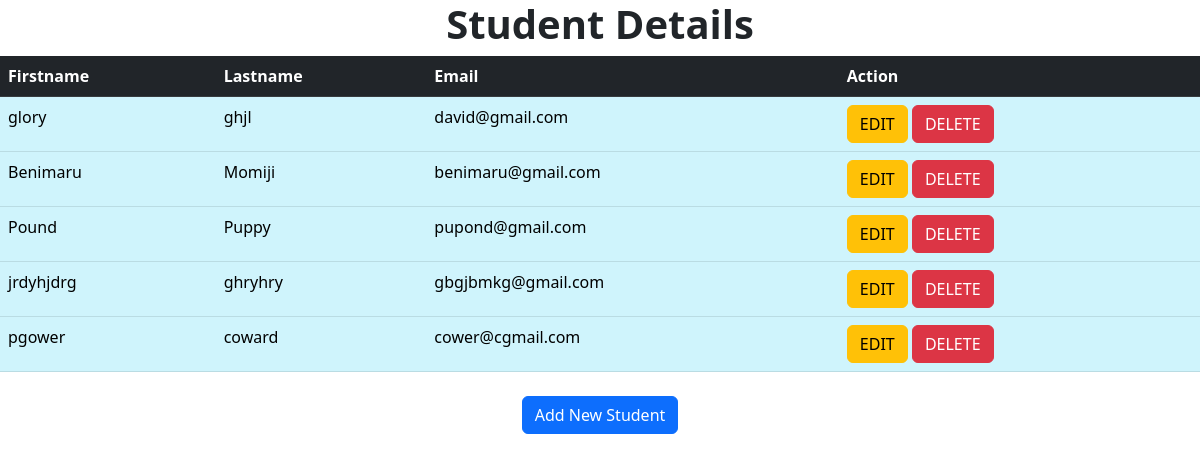
The page /show on the database its author committed.
### crudproject1/models.py (models this page shows)
class Student(models.Model):
    firstname = models.CharField(max_length=200)
    lastname = models.CharField(max_length=200)
    email = models.EmailField()

### crudproject1/views.py (the view)
# urls.py: path('show', views.show),
def show(request):
    students = Student.objects.all()
    return render(request, 'show.html', {'students': students})

### templates/show.html (shortened to what this page needs)
<!doctype html>
<html lang="en">
<head>
    {% load static %}
    <link rel="stylesheet" href="{% static 'css/bootstrap.min.css' %}">
</head>
<body>
<h1 style="text-align: center;font-weight: bold">Student Details</h1>
<table class="table table-info" style="margin: 0 auto">
    <thead class="table-dark">
    <tr>
        <th>Firstname</th>
        <th>Lastname</th>
        <th>Email</th>
        <th>Action</th>
    </tr>
    </thead>
    <tbody>
    {% for student in students %}
    <tr>
        <td>{{ student.firstname }}</td>
        <td>{{ student.lastname }}</td>
        <td>{{ student.email }}</td>
        <td>
            <a href="edit/{{ student.id }}" class="btn btn-warning">EDIT</a>
            <a href="delete/{{ student.id }}" class="btn btn-danger">DELETE</a>
        </td>
    </tr>
    {% endfor %}
    </tbody>
</table>
<br>
<center><a href="/index" class="btn btn-primary">Add New Student</a></center>
</body>
</html>

### rows shown on the page
Student: firstname "glory", lastname "ghjl", email "david@gmail.com"
Student: firstname "Benimaru", lastname "Momiji", email "benimaru@gmail.com"
Student: firstname "Pound", lastname "Puppy", email "pupond@gmail.com"
Student: firstname "jrdyhjdrg", lastname "ghryhry", email "gbgjbmkg@gmail.com"
Student: firstname "pgower", lastname "coward", email "cower@cgmail.com"
